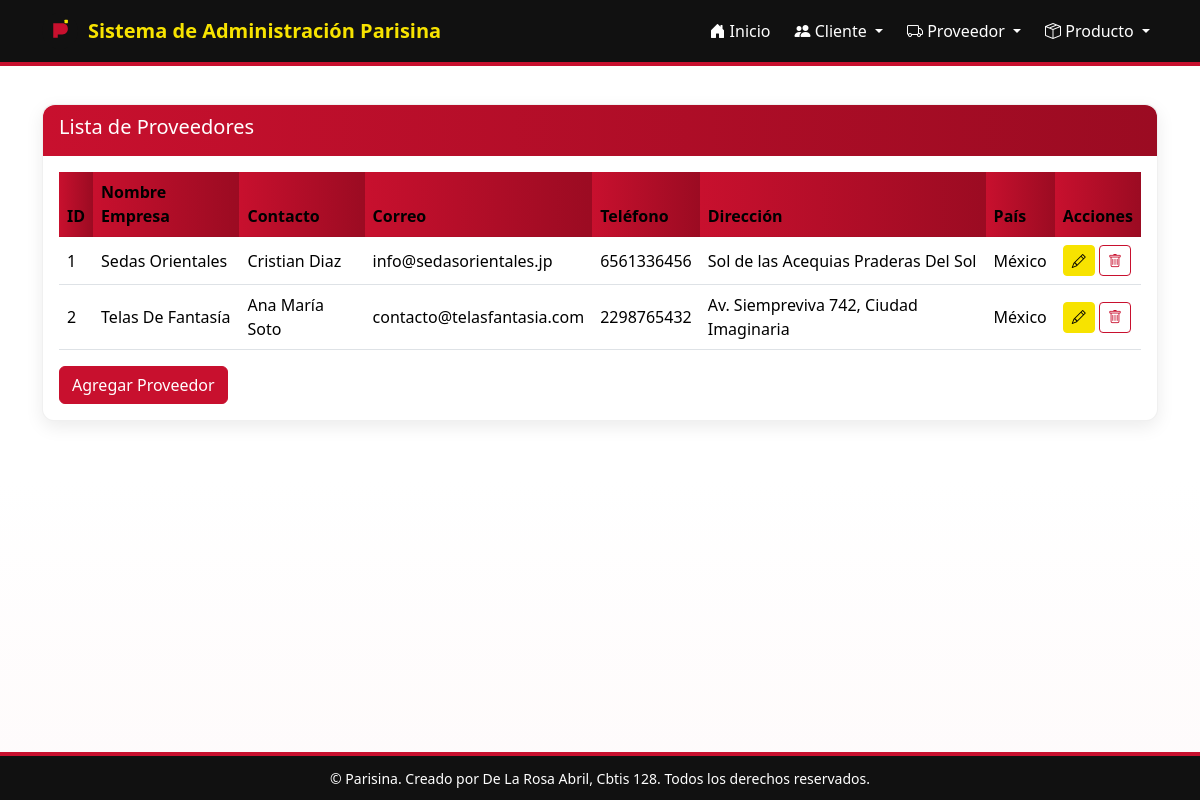
Page /ver_proveedor/ on the committed database.
### app_Parisina/models.py (models this page shows, shortened)
class Proveedor(models.Model):
    nombre_empresa = models.CharField(max_length=150)
    contacto = models.CharField(max_length=100)
    correo = models.EmailField()
    telefono = models.CharField(max_length=15)
    direccion = models.CharField(max_length=200)
    pais = models.CharField(max_length=100)
    fecha_registro = models.DateField(auto_now_add=True)

### app_Parisina/views.py (the view)
# urls.py: path('ver_proveedor/', views.ver_proveedor, name='ver_proveedor'),
def ver_proveedor(request):
    proveedores = Proveedor.objects.all()
    return render(request, 'Proveedor/ver_proveedor.html', {'proveedores': proveedores})

### app_Parisina/templates/Proveedor/ver_proveedor.html
{% extends 'base.html' %}
{% block content %}
<div class="card">
  <div class="card-header-accent">
    <h5>Lista de Proveedores</h5>
  </div>
  <div class="card-body">
    <table class="table table-hover align-middle">
      <thead>
        <tr>
          <th>ID</th>
          <th>Nombre Empresa</th>
          <th>Contacto</th>
          <th>Correo</th>
          <th>Teléfono</th>
          <th>Dirección</th>
          <th>País</th>
          <th>Acciones</th>
        </tr>
      </thead>
      <tbody>
        {% for proveedor in proveedores %}
        <tr>
          <td>{{ proveedor.id }}</td>
          <td>{{ proveedor.nombre_empresa }}</td>
          <td>{{ proveedor.contacto }}</td>
          <td>{{ proveedor.correo }}</td>
          <td>{{ proveedor.telefono }}</td>
          <td>{{ proveedor.direccion }}</td>
          <td>{{ proveedor.pais }}</td>
          <td>
            <a href="{% url 'actualizar_proveedor' proveedor.id %}" class="btn btn-sm btn-warning"><i class="bi bi-pencil"></i></a>
            <a href="{% url 'borrar_proveedor' proveedor.id %}" class="btn btn-sm btn-outline-danger"><i class="bi bi-trash"></i></a>
          </td>
        </tr>
        {% empty %}
        <tr><td colspan="8" class="text-center">No hay proveedores registrados.</td></tr>
        {% endfor %}
      </tbody>
    </table>
    <a href="{% url 'agregar_proveedor' %}" class="btn btn-primary">Agregar Proveedor</a>
  </div>
</div>
{% endblock %}

### app_Parisina/templates/base.html (style rules this page uses)
:root { --rojo-parisina: #C8102E; --rojo-oscuro: #9b0b22; --amarillo-parisina: #F7E300; --negro-parisina: #111111; --blanco-parisina: #ffffff; --gris-texto: #222222; --sombra: rgba(0,0,0,0.08); }
html,body { height:100%; }
body { background: linear-gradient(180deg, #fff 0%, #fff 60%, rgba(200,10,30,0.02) 100%); color: var(--gris-texto); font-family: "Segoe UI", Tahoma, Geneva, Verdana, sans-serif; }
.card { border-radius:12px; border: 1px solid rgba(0,0,0,0.06); box-shadow: 0 6px 18px var(--sombra); }
.card-header-accent { border-top-left-radius: 12px; border-top-right-radius: 12px; background: linear-gradient(90deg, var(--rojo-parisina), var(--rojo-oscuro)); color: #fff; padding: 0.6rem 1rem; }
.btn-primary { background: var(--rojo-parisina); border-color: var(--rojo-parisina); }
.btn-warning { background: var(--amarillo-parisina); border-color: var(--amarillo-parisina); color: #000; }
.btn-outline-danger { color: var(--rojo-parisina); border-color: var(--rojo-parisina); }
table thead th { background: linear-gradient(90deg, var(--rojo-parisina), var(--rojo-oscuro)); color: #fff; border-color: rgba(0,0,0,0.04); }
table tbody tr td { vertical-align: middle; }
a { color: var(--rojo-parisina); text-decoration: none; }

### rows in the picture
Proveedor: id "1", nombre_empresa "Sedas Orientales", contacto "Cristian Diaz", correo "info@sedasorientales.jp", telefono "6561336456", direccion "Sol de las Acequias Praderas Del Sol", pais "México"
Proveedor: id "2", nombre_empresa "Telas De Fantasía", contacto "Ana María Soto", correo "contacto@telasfantasia.com", telefono "2298765432", direccion "Av. Siempreviva 742, Ciudad Imaginaria", pais "México"
